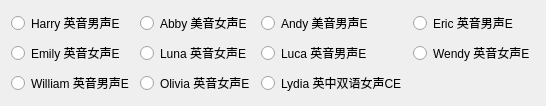
               <widget class="QWidget" name="tab_4">
                <attribute name="title">
                 <string>英文场景</string>
                </attribute>
                <layout class="QGridLayout" name="gridLayout_4">
                 <item row="0" column="2">
                  <widget class="QRadioButton" name="Andy">
                   <property name="text">
                    <string>Andy 美音男声E</string>
                   </property>
                   <attribute name="buttonGroup">
                    <string notr="true">per_ali</string>
                   </attribute>
                  </widget>
                 </item>
                 <item row="2" column="0">
                  <widget class="QRadioButton" name="William">
                   <property name="text">
                    <string>William 英音男声E</string>
                   </property>
                   <attribute name="buttonGroup">
                    <string notr="true">per_ali</string>
                   </attribute>
                  </widget>
                 </item>
                 <item row="1" column="0">
                  <widget class="QRadioButton" name="Emily">
                   <property name="text">
                    <string>Emily 英音女声E</string>
                   </property>
                   <attribute name="buttonGroup">
                    <string notr="true">per_ali</string>
                   </attribute>
                  </widget>
                 </item>
                 <item row="0" column="0">
                  <widget class="QRadioButton" name="Harry">
                   <property name="text">
                    <string>Harry 英音男声E</string>
                   </property>
                   <attribute name="buttonGroup">
                    <string notr="true">per_ali</string>
                   </attribute>
                  </widget>
                 </item>
                 <item row="0" column="1">
                  <widget class="QRadioButton" name="Abby">
                   <property name="text">
                    <string>Abby 美音女声E</string>
                   </property>
                   <attribute name="buttonGroup">
                    <string notr="true">per_ali</string>
                   </attribute>
                  </widget>
                 </item>
                 <item row="1" column="3">
                  <widget class="QRadioButton" name="Wendy">
                   <property name="text">
                    <string>Wendy 英音女声E</string>
                   </property>
                   <attribute name="buttonGroup">
                    <string notr="true">per_ali</string>
                   </attribute>
                  </widget>
                 </item>
                 <item row="0" column="3">
                  <widget class="QRadioButton" name="Eric">
                   <property name="text">
                    <string>Eric 英音男声E</string>
                   </property>
                   <attribute name="buttonGroup">
                    <string notr="true">per_ali</string>
                   </attribute>
                  </widget>
                 </item>
                 <item row="2" column="1">
                  <widget class="QRadioButton" name="Olivia">
                   <property name="text">
                    <string>Olivia 英音女声E</string>
                   </property>
                   <attribute name="buttonGroup">
                    <string notr="true">per_ali</string>
                   </attribute>
                  </widget>
                 </item>
                 <item row="1" column="1">
                  <widget class="QRadioButton" name="Luna">
                   <property name="text">
                    <string>Luna 英音女声E</string>
                   </property>
                   <attribute name="buttonGroup">
                    <string notr="true">per_ali</string>
                   </attribute>
                  </widget>
                 </item>
                 <item row="1" column="2">
                  <widget class="QRadioButton" name="Luca">
                   <property name="text">
                    <string>Luca 英音男声E</string>
                   </property>
                   <attribute name="buttonGroup">
                    <string notr="true">per_ali</string>
                   </attribute>
                  </widget>
                 </item>
                 <item row="2" column="2">
                  <widget class="QRadioButton" name="Lydia">
                   <property name="text">
                    <string>Lydia 英中双语女声CE</string>
                   </property>
                   <attribute name="buttonGroup">
                    <string notr="true">per_ali</string>
                   </attribute>
                  </widget>
                 </item>
                </layout>
               </widget>
